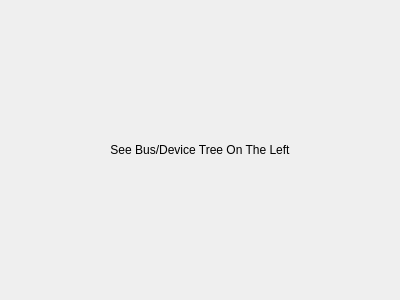
<?xml version="1.0" encoding="UTF-8"?>
<ui version="4.0">
 <class>Form</class>
 <widget class="QWidget" name="Form">
  <property name="geometry">
   <rect>
    <x>0</x>
    <y>0</y>
    <width>400</width>
    <height>300</height>
   </rect>
  </property>
  <property name="windowTitle">
   <string>Form</string>
  </property>
  <layout class="QVBoxLayout" name="verticalLayout">
   <item>
    <widget class="QLabel" name="label">
     <property name="text">
      <string>See Bus/Device Tree On The Left</string>
     </property>
     <property name="alignment">
      <set>Qt::AlignCenter</set>
     </property>
    </widget>
   </item>
  </layout>
 </widget>
 <resources/>
 <connections/>
</ui>
